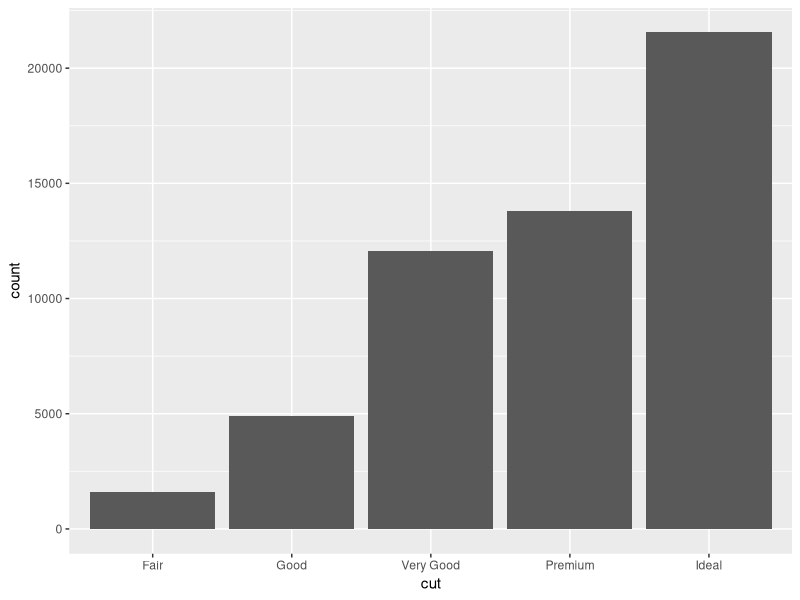
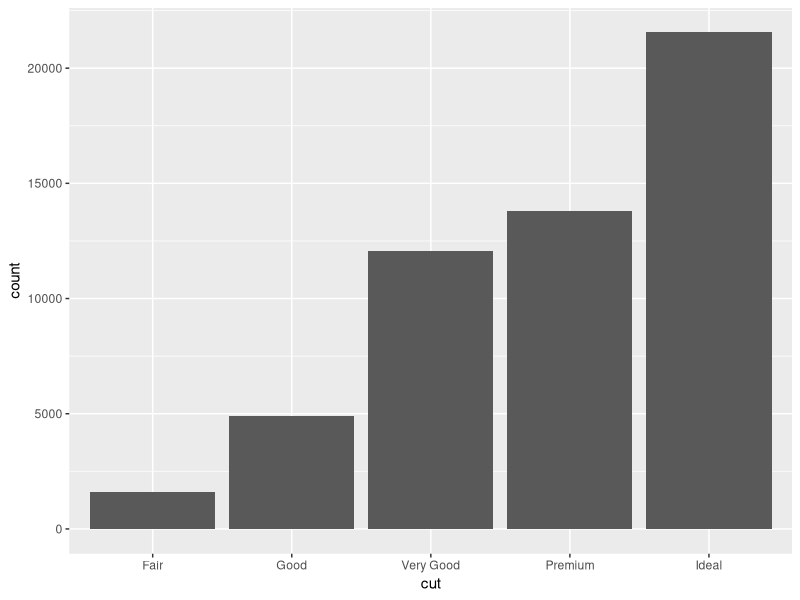
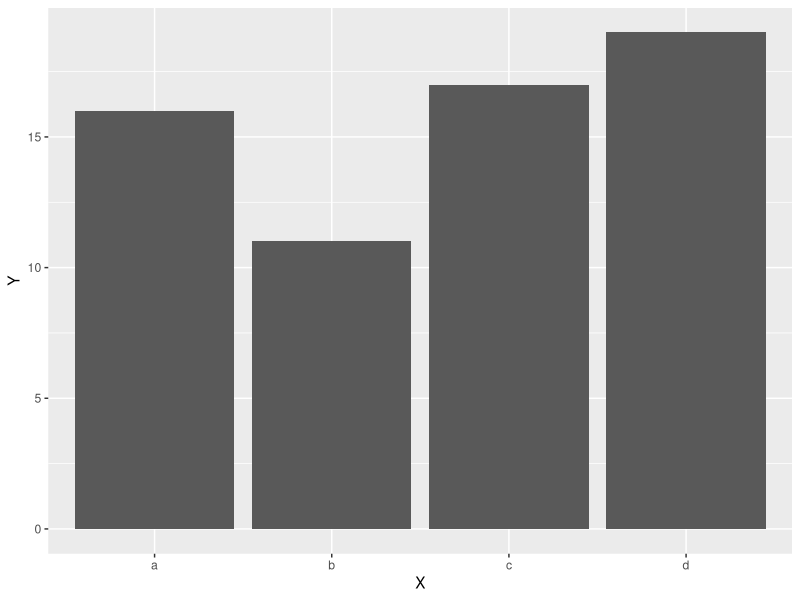
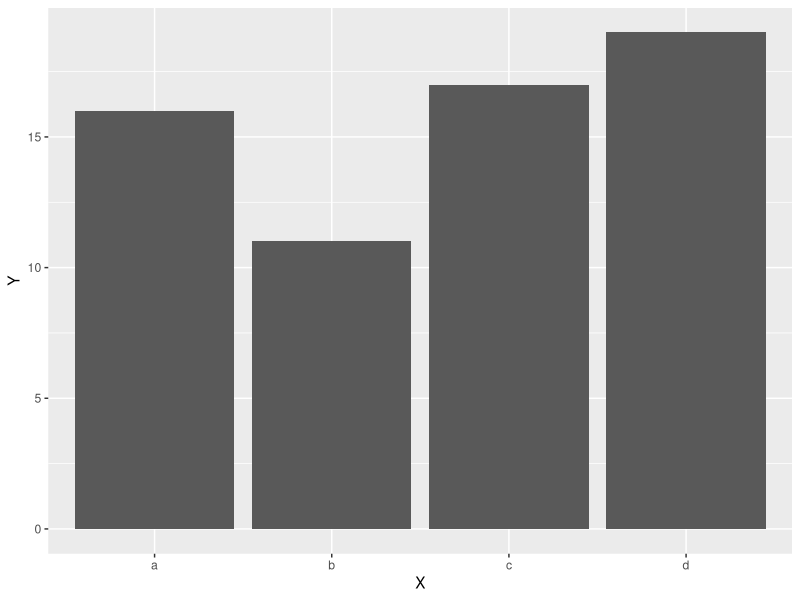
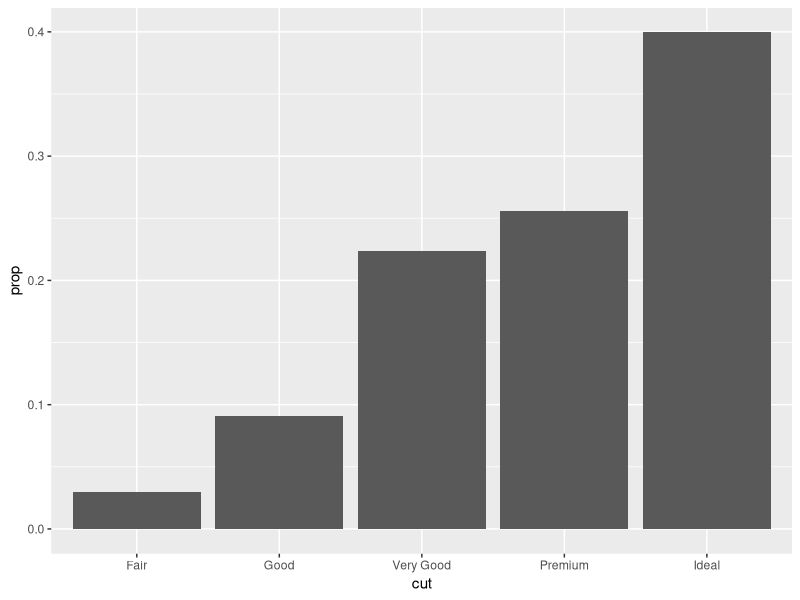
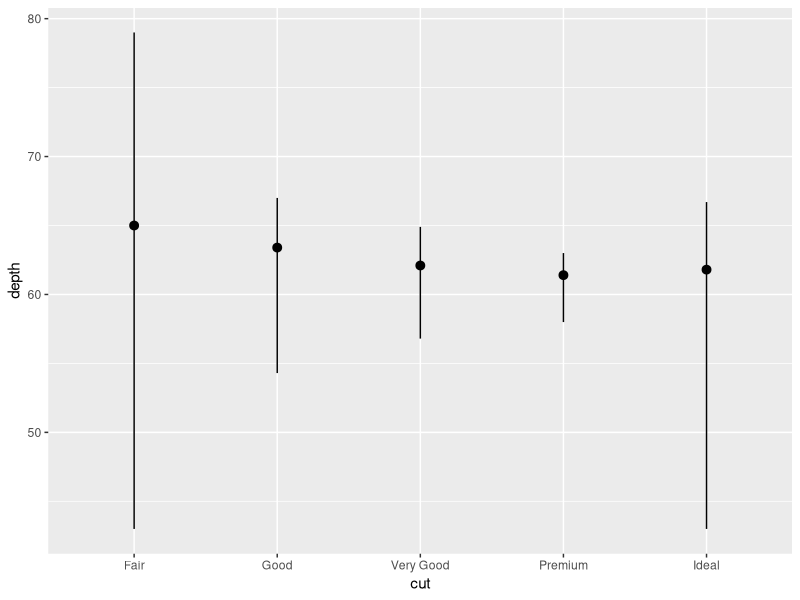
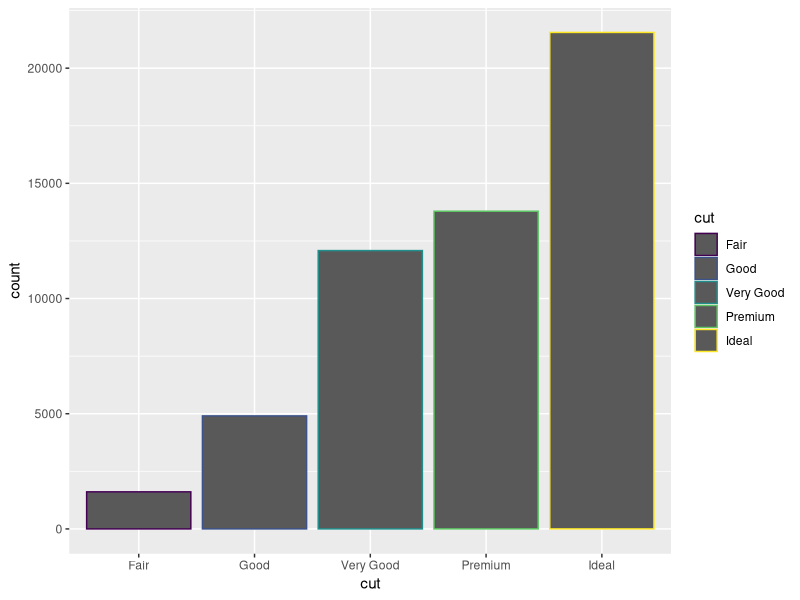
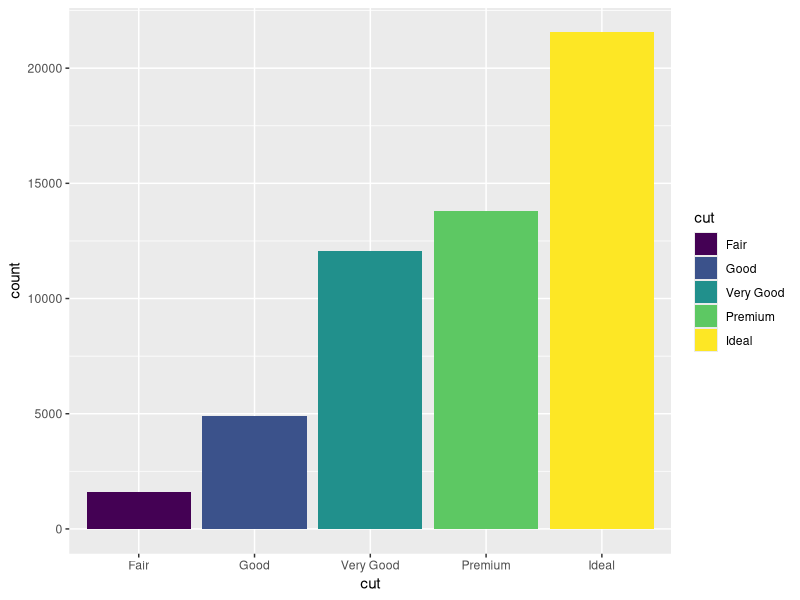

Source code (R) for these figures, in order:
## ---- chunk 1
# loading libraries
library(tidyverse)

# modifying chart size
options(repr.plot.width=5, repr.plot.height=3)
## ---- chunk 2
head(diamonds)
## ---- chunk 3
ggplot(data = diamonds) + 
  geom_bar(mapping = aes(x = cut))
## ---- chunk 4
ggplot(data = diamonds) + 
  stat_count(mapping = aes(x = cut))
## ---- chunk 5
demo <- data.frame(X=c("a","b","c","d"),
           Y=sample(5:20, 4, replace=FALSE))

demo
## ---- chunk 6
ggplot(data = demo) +
  geom_bar(mapping = aes(x = X, y = Y), stat = "identity")
## ---- chunk 7
ggplot(data = demo) +
  geom_col(mapping = aes(x = X, y = Y))
## ---- chunk 8
ggplot(data = diamonds) + 
  geom_bar(mapping = aes(x = cut, y = ..prop.., group = 1))
## ---- chunk 9
ggplot(data = diamonds) + 
  stat_summary(
    mapping = aes(x = cut, y = depth),
    fun.ymin = min,
    fun.ymax = max,
    fun.y = median
  )
## ---- chunk 10
ggplot(data = diamonds) + 
  geom_bar(mapping = aes(x = cut, color = cut))
## ---- chunk 11
ggplot(data = diamonds) + 
  geom_bar(mapping = aes(x = cut, fill = cut))
## ---- chunk 12
# Fill with clarity
ggplot(data = diamonds) + 
  geom_bar(mapping = aes(x = cut, fill = clarity))
## ---- chunk 13
# Custom color
ggplot(data = diamonds) + 
  geom_bar(mapping = aes(x = cut, fill = clarity)) +
  scale_fill_manual(values = c("#41f4f4", "#41d9f4", "#41bbf4", "#418ef4", "#415ef4", "#6a41f4", "#9741f4", "#f441f1"))
## ---- chunk 14
# position = "identity"
ggplot(data = diamonds, mapping = aes(x = cut, fill = clarity)) + 
  geom_bar(alpha = 1/5, position = "identity")
## ---- chunk 15
# position = "fill"
ggplot(data = diamonds) + 
  geom_bar(mapping = aes(x = cut, fill = clarity), position = "fill")
## ---- chunk 16
# position = "dodge"
ggplot(data = diamonds) + 
  geom_bar(mapping = aes(x = cut, fill = clarity), position = "dodge") +
  scale_fill_manual(values = c("#41f4f4", "#41d9f4", "#41bbf4", "#418ef4", "#415ef4", "#6a41f4", "#9741f4", "#f441f1"))
## ---- chunk 17
ggplot(diamonds, aes(price)) +
  geom_histogram(binwidth = 500, fill = "black", color = "white")
## ---- chunk 18
ggplot(data = mpg) + 
  geom_point(mapping = aes(x = displ, y = hwy))
## ---- chunk 19
ggplot(data = mpg) + 
  geom_point(mapping = aes(x = displ, y = hwy), position = "jitter")
## ---- chunk 20
ggplot(data = mpg) + 
  geom_point(mapping = aes(x = displ, y = hwy), position = "jitter", alpha = 1/2)
